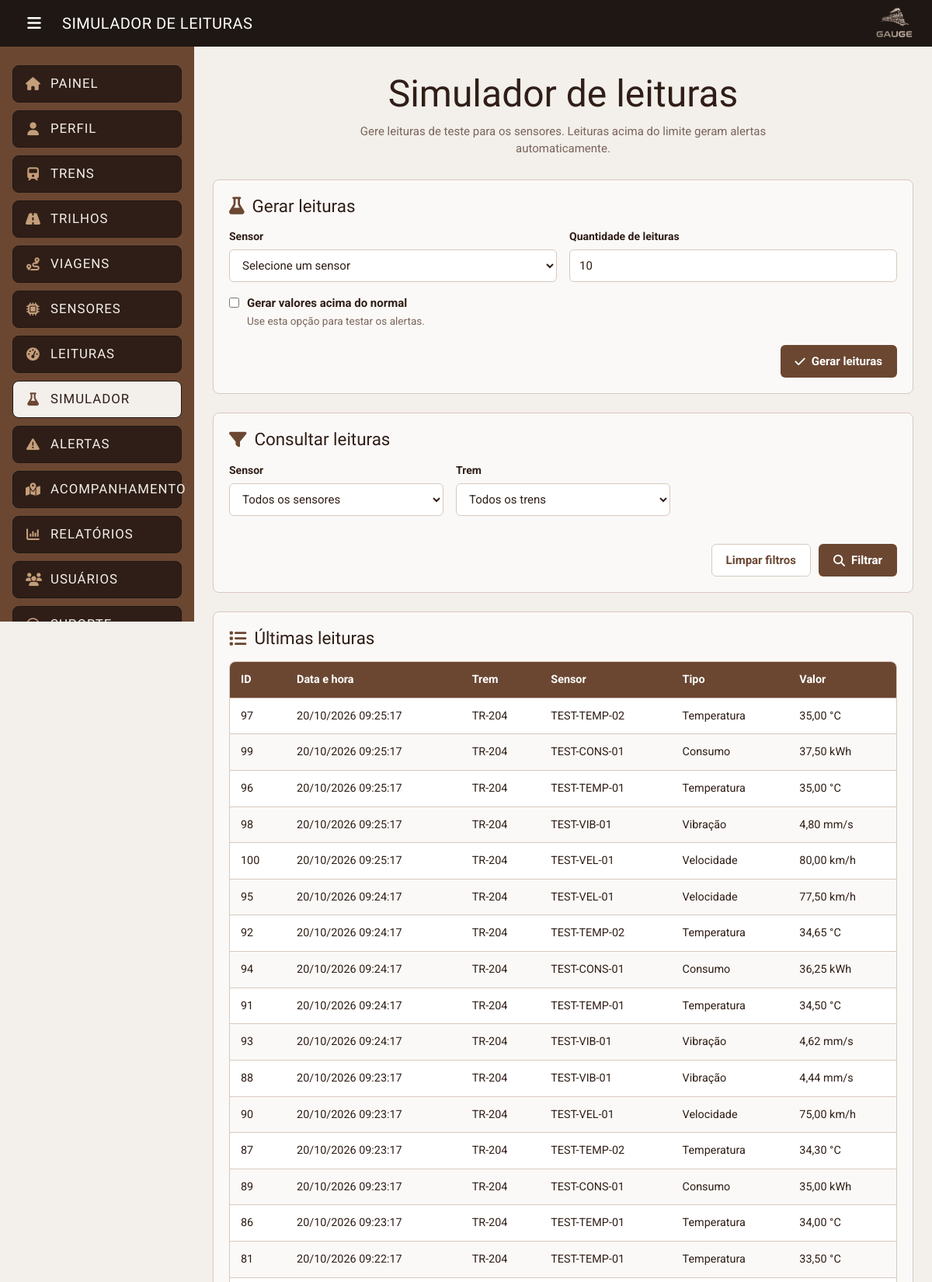
/paginas/sensores/simulador.php (signed in, upper part), run on the app's committed database.
### tables this page shows
CREATE TABLE leituras (
    id_leitura INT           NOT NULL AUTO_INCREMENT,
    id_sensor  INT           NOT NULL,
    data_hora  DATETIME      NOT NULL,
    valor      DECIMAL(10,2) NOT NULL,
    unidade    VARCHAR(10)   NOT NULL,
    PRIMARY KEY (id_leitura),
    KEY ix_leituras_sensor (id_sensor),
    KEY ix_leituras_data (data_hora),
    CONSTRAINT fk_leituras_sensores FOREIGN KEY (id_sensor) REFERENCES sensores (id_sensores) ON DELETE CASCADE
);

CREATE TABLE trem (
    id_trem             INT                         NOT NULL AUTO_INCREMENT,
    prefixo             VARCHAR(20)                 NOT NULL,
    modelo              VARCHAR(45)                 NOT NULL,
    ano                 INT                         NOT NULL,
    status              VARCHAR(20)                 NOT NULL DEFAULT 'ativo',  
    capacidade          DECIMAL(10,2)               NOT NULL DEFAULT 0,
    ultima_inspecao     DATE                        NULL,
    tipo_trem           ENUM('Passageiro', 'Carga') NOT NULL DEFAULT 'Passageiro',
    quantidade_assentos INT                         NULL,
    tipo_carga          VARCHAR(45)                 NULL,
    PRIMARY KEY (id_trem),
    UNIQUE KEY uq_trem_prefixo (prefixo)
);

CREATE TABLE sensores (
    id_sensores      INT         NOT NULL AUTO_INCREMENT,
    codigo           VARCHAR(20) NOT NULL,
    nome             VARCHAR(45) NOT NULL,
    tipo             VARCHAR(45) NOT NULL,
    estacao_sensores VARCHAR(45) NOT NULL,
    segmento         VARCHAR(80) NULL,
    `data_adição`    DATETIME    NOT NULL,
    data_remocao     DATETIME    NULL,
    FK_id_trem       INT         NOT NULL,
    FK_id_trilho     INT         NOT NULL,
    PRIMARY KEY (id_sensores),
    UNIQUE KEY uq_sensores_codigo (codigo),
    KEY ix_sensores_trem (FK_id_trem),
    KEY ix_sensores_trilho (FK_id_trilho),
    CONSTRAINT fk_sensores_trem   FOREIGN KEY (FK_id_trem)   REFERENCES trem (id_trem),
    CONSTRAINT fk_sensores_trilho FOREIGN KEY (FK_id_trilho) REFERENCES trilho (id_trilho)
);

### includes/funcoes.php (called while the page is built, shortened)
<?php
function h($valor): string
{
    return htmlspecialchars((string) ($valor ?? ''), ENT_QUOTES, 'UTF-8');
}
function formatarData($valor, string $formato = 'd/m/Y H:i', string $vazio = 'Não informada'): string
{
    $timestamp = strtotime($valor);
    return $timestamp ? date($formato, $timestamp) : $vazio;
}

### paginas/sensores/simulador.php (the view, shortened to what this page needs)
<?php
require __DIR__ . '/../../includes/proteger.php';
$condicoes = [];
$where = $condicoes ? 'WHERE ' . implode(' AND ', $condicoes) : '';
$stmt = $conexao->prepare(
    "SELECT l.id_leitura, l.data_hora, l.valor, l.unidade, s.codigo, s.tipo, t.prefixo
     FROM leituras l
     INNER JOIN sensores s ON s.id_sensores = l.id_sensor
     INNER JOIN trem t ON t.id_trem = s.FK_id_trem
     $where
     ORDER BY l.data_hora DESC
     LIMIT 100"
);
$stmt->execute();
$leituras = $stmt->get_result()->fetch_all(MYSQLI_ASSOC);
$sensores = $conexao
    ->query('SELECT id_sensores, codigo, tipo FROM sensores ORDER BY codigo')
    ->fetch_all(MYSQLI_ASSOC);
require __DIR__ . '/../../includes/cabecalho.php';
?>
<h1 class="titulo-pagina">Simulador de leituras</h1>
<p class="subtitulo">Gere leituras de teste para os sensores. Leituras acima do limite geram alertas automaticamente.</p>
<section class="painel">
    <h2><i class="fas fa-flask"></i> Gerar leituras</h2>
    <?php if (count($sensores) === 0): ?>
        <p class="nota">Nenhum sensor cadastrado. Cadastre um sensor antes de gerar leituras.</p>
    <?php else: ?>
        <form method="POST">
            <div class="form-grade">
                <div class="campo">
                    <label for="sensor_geracao">Sensor</label>
                    <select name="id_sensor" id="sensor_geracao" required>
                        <option value="">Selecione um sensor</option>
                    </select>
                </div>
                <div class="campo">
                    <label for="quantidade">Quantidade de leituras</label>
                    <input type="number" name="quantidade" id="quantidade" min="1" max="200" value="10" required>
                </div>
            </div>
            <label class="campo-opcao" for="fora_do_normal">
                <input type="checkbox" name="fora_do_normal" id="fora_do_normal" value="1">
                <span>
                    <strong>Gerar valores acima do normal</strong><br>
                    <span class="nota">Use esta opção para testar os alertas.</span>
                </span>
            </label>
            <div class="acoes">
                <button type="submit" name="gerar_leituras" class="botao">
                    <i class="fas fa-check"></i> Gerar leituras
                </button>
            </div>
        </form>
    <?php endif; ?>
</section>
<section class="painel">
    <h2><i class="fas fa-filter"></i> Consultar leituras</h2>
    <form method="GET" class="form-grade">
        <div class="campo">
            <label for="filtro_sensor">Sensor</label>
            <select name="id_sensor" id="filtro_sensor">
                <option value="0">Todos os sensores</option>
            </select>
        </div>
        <div class="campo">
            <label for="filtro_trem">Trem</label>
            <select name="id_trem" id="filtro_trem">
                <option value="0">Todos os trens</option>
            </select>
        </div>
        <div class="acoes campo-inteiro">
            <a href="simulador.php" class="botao-secundario">Limpar filtros</a>
            <button type="submit" class="botao">
                <i class="fas fa-search"></i> Filtrar
            </button>
        </div>
    </form>
</section>
<section class="painel">
    <h2><i class="fas fa-list"></i> Últimas leituras</h2>
    <div class="tabela-responsiva">
        <table>
            <thead>
                <tr>
                    <th>ID</th>
                    <th>Data e hora</th>
                    <th>Trem</th>
                    <th>Sensor</th>
                    <th>Tipo</th>
                    <th>Valor</th>
                </tr>
            </thead>
            <tbody>
                <?php foreach ($leituras as $leitura): ?>
                    <tr>
                        <td><?= (int) $leitura['id_leitura'] ?></td>
                        <td><?= h(formatarData($leitura['data_hora'], 'd/m/Y H:i:s')) ?></td>
                        <td><?= h($leitura['prefixo']) ?></td>
                        <td><?= h($leitura['codigo']) ?></td>
                        <td><?= h($leitura['tipo']) ?></td>
                        <td><?= number_format((float) $leitura['valor'], 2, ',', '.') ?> <?= h($leitura['unidade']) ?></td>
                    </tr>
                <?php endforeach; ?>
            </tbody>
        </table>
    </div>
</section>
<?php require __DIR__ . '/../../includes/rodape.php'; ?>

### assets/css/base.css (style rules this page uses)
:root { --cor-marca: #6B4732; --cor-marca-escura: #4C3023; --cor-titulo: #2F1E17; --cor-texto: #7A655B; --cor-fundo: #F3EFEB; --cor-escuro: #1F1713; --cor-contato: #C49E7A; --cor-superficie: #FBF9F7; --cor-superficie-2: #EAE2DC; --cor-borda: #D7C9BF; --cor-branco: #FFFFFF; --cor-sucesso: #245B31; --cor-sucesso-fundo: #E5F2E7; --cor-atencao: #856404; --cor-atencao-fundo: #FFF3CD; --cor-critico: #842029; --cor-critico-fundo: #F8D7DA; --cor-normal-forte: #28A745; --cor-atencao-forte: #FFC107; --cor-critico-forte: #DC3545; --fonte-titulo: 'Fjalla One', sans-serif; --fonte-texto: 'Roboto', sans-serif; --raio: 8px; --sombra: 0 2px 6px rgba(31, 23, 19, 0.08); --altura-topo: 60px; --largura-menu: 250px; --espaco: 24px; }
*, *::before, *::after { box-sizing: border-box; margin: 0; padding: 0; }
html { -webkit-text-size-adjust: 100%; }
body { min-height: 100vh; background-color: var(--cor-fundo); color: var(--cor-titulo); font-family: var(--fonte-texto); font-size: 15px; line-height: 1.5; }
a { color: var(--cor-marca); }
button, input, select, textarea { font: inherit; color: inherit; }
h1, h2, h3 { font-family: var(--fonte-titulo); font-weight: 400; line-height: 1.2; color: var(--cor-titulo); }

### assets/css/layout.css (style rules this page uses)
body { display: flex; flex-direction: column; }

### assets/css/componentes.css (style rules this page uses)
.titulo-pagina { margin-bottom: 8px; font-size: clamp(2rem, 5vw, 3rem); text-align: center; }
.subtitulo { max-width: 640px; margin: 0 auto 28px; color: var(--cor-texto); text-align: center; }
.painel { margin-bottom: 24px; padding: 20px; border: 1px solid var(--cor-borda); border-radius: var(--raio); background-color: var(--cor-superficie); }
.painel > h2 { display: flex; align-items: center; gap: 10px; margin-bottom: 16px; font-size: 1.4rem; }
.painel > h2 i { color: var(--cor-marca); }
.form-grade { display: grid; grid-template-columns: repeat(auto-fit, minmax(220px, 1fr)); gap: 16px; }
.campo { display: flex; flex-direction: column; gap: 6px; min-width: 0; }
.campo-inteiro { grid-column: 1 / -1; }
.campo label { color: var(--cor-titulo); font-size: 0.875rem; font-weight: 700; }
.campo input, .campo select, .campo textarea { width: 100%; min-height: 42px; padding: 8px 12px; border: 1px solid var(--cor-borda); border-radius: 6px; background-color: var(--cor-branco); color: var(--cor-titulo); transition: border-color 0.2s ease, box-shadow 0.2s ease; }
.campo-opcao { display: flex; align-items: flex-start; gap: 10px; margin-top: 16px; cursor: pointer; }
.campo-opcao input { margin-top: 4px; accent-color: var(--cor-marca); }
.botao, .botao-secundario, .botao-perigo { display: inline-flex; align-items: center; justify-content: center; gap: 8px; min-height: 42px; padding: 8px 18px; border: 1px solid transparent; border-radius: 6px; font-weight: 700; text-decoration: none; cursor: pointer; transition: background-color 0.2s ease, transform 0.1s ease; }
.botao { background-color: var(--cor-marca); color: var(--cor-branco); }
.botao-secundario { border-color: var(--cor-borda); background-color: var(--cor-branco); color: var(--cor-marca); }
.acoes { display: flex; flex-wrap: wrap; align-items: center; justify-content: flex-end; gap: 10px; margin-top: 20px; }
.nota { margin-top: 12px; color: var(--cor-texto); font-size: 0.85rem; }
.tabela-responsiva { width: 100%; overflow-x: auto; border: 1px solid var(--cor-borda); border-radius: var(--raio); background-color: var(--cor-branco); }
.tabela-responsiva table { width: 100%; border-collapse: collapse; font-size: 0.9rem; }
.tabela-responsiva th, .tabela-responsiva td { padding: 12px 14px; border-bottom: 1px solid var(--cor-borda); text-align: left; white-space: nowrap; }
.tabela-responsiva thead { background-color: var(--cor-marca); color: var(--cor-branco); }
.tabela-responsiva tbody tr:nth-child(even) { background-color: var(--cor-superficie); }

### data on the page
leituras: id_leitura "97", data_hora "20/10/2026 09:25:17", trem.prefixo "TR-204", id_sensor.codigo "TEST-TEMP-02", id_sensor.tipo "Temperatura", valor "35,00", unidade "°C"
leituras: id_leitura "99", data_hora "20/10/2026 09:25:17", trem.prefixo "TR-204", id_sensor.codigo "TEST-CONS-01", id_sensor.tipo "Consumo", valor "37,50", unidade "kWh"
leituras: id_leitura "96", data_hora "20/10/2026 09:25:17", trem.prefixo "TR-204", id_sensor.codigo "TEST-TEMP-01", id_sensor.tipo "Temperatura", valor "35,00", unidade "°C"
leituras: id_leitura "98", data_hora "20/10/2026 09:25:17", trem.prefixo "TR-204", id_sensor.codigo "TEST-VIB-01", id_sensor.tipo "Vibração", valor "4,80", unidade "mm/s"
leituras: id_leitura "100", data_hora "20/10/2026 09:25:17", trem.prefixo "TR-204", id_sensor.codigo "TEST-VEL-01", id_sensor.tipo "Velocidade", valor "80,00", unidade "km/h"
leituras: id_leitura "95", data_hora "20/10/2026 09:24:17", trem.prefixo "TR-204", id_sensor.codigo "TEST-VEL-01", id_sensor.tipo "Velocidade", valor "77,50", unidade "km/h"
leituras: id_leitura "92", data_hora "20/10/2026 09:24:17", trem.prefixo "TR-204", id_sensor.codigo "TEST-TEMP-02", id_sensor.tipo "Temperatura", valor "34,65", unidade "°C"
leituras: id_leitura "94", data_hora "20/10/2026 09:24:17", trem.prefixo "TR-204", id_sensor.codigo "TEST-CONS-01", id_sensor.tipo "Consumo", valor "36,25", unidade "kWh"
leituras: id_leitura "91", data_hora "20/10/2026 09:24:17", trem.prefixo "TR-204", id_sensor.codigo "TEST-TEMP-01", id_sensor.tipo "Temperatura", valor "34,50", unidade "°C"
leituras: id_leitura "93", data_hora "20/10/2026 09:24:17", trem.prefixo "TR-204", id_sensor.codigo "TEST-VIB-01", id_sensor.tipo "Vibração", valor "4,62", unidade "mm/s"
leituras: id_leitura "88", data_hora "20/10/2026 09:23:17", trem.prefixo "TR-204", id_sensor.codigo "TEST-VIB-01", id_sensor.tipo "Vibração", valor "4,44", unidade "mm/s"
leituras: id_leitura "90", data_hora "20/10/2026 09:23:17", trem.prefixo "TR-204", id_sensor.codigo "TEST-VEL-01", id_sensor.tipo "Velocidade", valor "75,00", unidade "km/h"
leituras: id_leitura "87", data_hora "20/10/2026 09:23:17", trem.prefixo "TR-204", id_sensor.codigo "TEST-TEMP-02", id_sensor.tipo "Temperatura", valor "34,30", unidade "°C"
leituras: id_leitura "89", data_hora "20/10/2026 09:23:17", trem.prefixo "TR-204", id_sensor.codigo "TEST-CONS-01", id_sensor.tipo "Consumo", valor "35,00", unidade "kWh"
leituras: id_leitura "86", data_hora "20/10/2026 09:23:17", trem.prefixo "TR-204", id_sensor.codigo "TEST-TEMP-01", id_sensor.tipo "Temperatura", valor "34,00", unidade "°C"
leituras: id_leitura "81", data_hora "20/10/2026 09:22:17", trem.prefixo "TR-204", id_sensor.codigo "TEST-TEMP-01", id_sensor.tipo "Temperatura", valor "33,50", unidade "°C"

### other printed values
$titulo "SIMULADOR DE LEITURAS"
$item['texto'] "PAINEL"
$item['texto'] "PERFIL"
$item['texto'] "TRENS"
$item['texto'] "TRILHOS"
$item['texto'] "VIAGENS"
$item['texto'] "SENSORES"
$item['texto'] "LEITURAS"
$item['texto'] "SIMULADOR"
$item['texto'] "ALERTAS"
$item['texto'] "ACOMPANHAMENTO"
$item['texto'] "RELATÓRIOS"
$item['texto'] "USUÁRIOS"
